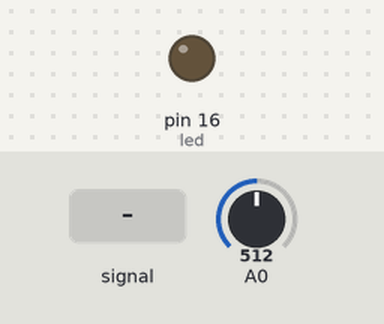
Bench run of a sketch on a simulated Arduino Uno, built with avr-gcc and run on an emulated ATmega328P. Parts: output pins drawn as LEDs (lit = HIGH). The inputs (shaded band) are chosen by the test bench; at power-on: A0 = 512. What the sketch prints to the serial monitor is not drawn.

Above: at 1.2 s.
1.3 s: A0 fed a 200 Hz sine of ±255 counts around its level
At 2.07 s:
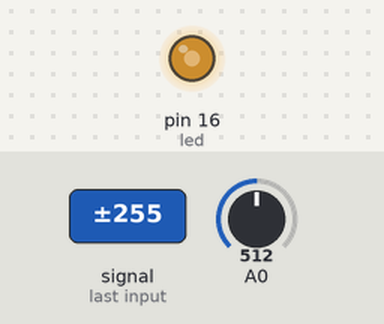
4.3 s: A0 set to 306
5.8 s: A0 set to 400
7.3 s: A0 set to 426
At 7.8 s:
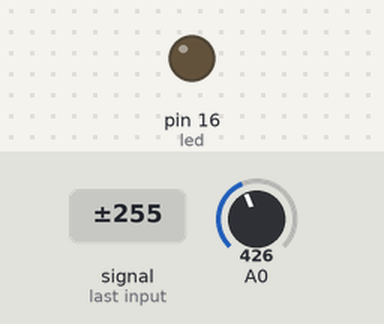
8.8 s: A0 set to 122
At 10.0 s:
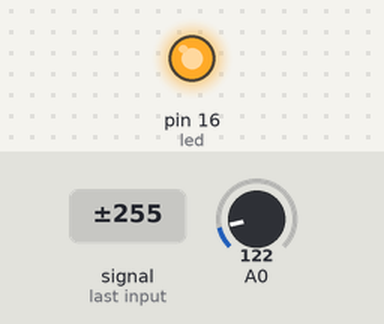
10.3 s: A0 set to 511
At 11.3 s:
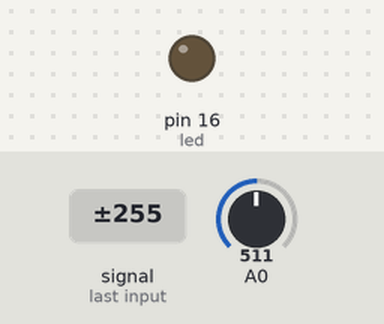
Timing chart, 0 to 12.8 s (numbered marks = the images above; inputs shaded):
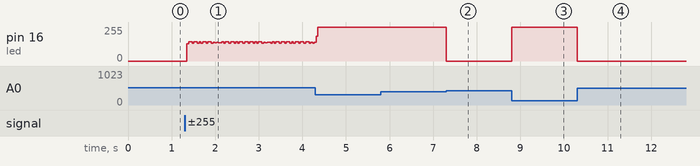

Measured:
- after the input at 7.3 s, pin 16 (led): 255/255 → 0/255 at once
- after the input at 8.8 s, pin 16 (led): 0/255 → 255/255 at once
- after the input at 10.3 s, pin 16 (led): 255/255 → 0/255 at once

The sketch:

LDR_LED_02.ino
```cpp
int led = 16;

void setup() {
  // put your setup code here, to run once:
  pinMode(led,OUTPUT);
  digitalWrite(led,LOW);
  Serial.begin(115200);
}

void loop() {
  // put your main code here, to run repeatedly:

  int ldrVal = analogRead(A0);
  float voltage = ldrVal * (5.0/1023.0); //Converting the analog reading
                                          //(which goes from 0-1023) to a voltage (0-5V)
  if ( voltage < 2 )
  {
     digitalWrite(led,HIGH);
     Serial.println("LED is ON");
  }
  else {
    digitalWrite(led,LOW);
  }
  Serial.println(voltage);
}
```
